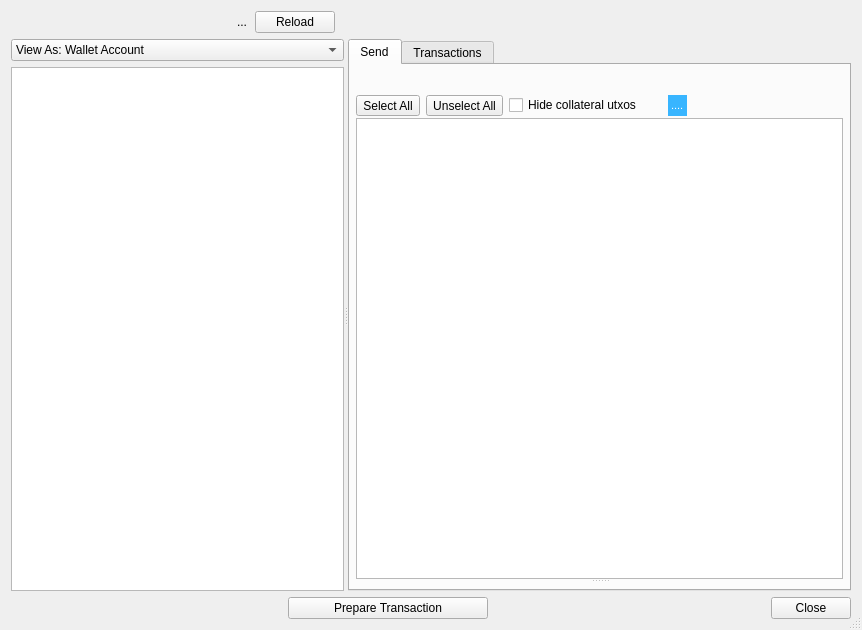
<?xml version="1.0" encoding="UTF-8"?>
<ui version="4.0">
 <class>SendPayoutDlg</class>
 <widget class="QDialog" name="SendPayoutDlg">
  <property name="geometry">
   <rect>
    <x>0</x>
    <y>0</y>
    <width>862</width>
    <height>630</height>
   </rect>
  </property>
  <property name="sizePolicy">
   <sizepolicy hsizetype="Preferred" vsizetype="Preferred">
    <horstretch>0</horstretch>
    <verstretch>0</verstretch>
   </sizepolicy>
  </property>
  <property name="windowTitle">
   <string>Dialog</string>
  </property>
  <property name="sizeGripEnabled">
   <bool>true</bool>
  </property>
  <property name="modal">
   <bool>true</bool>
  </property>
  <layout class="QVBoxLayout" name="verticalLayout">
   <item>
    <widget class="QWidget" name="pnl_input" native="true">
     <layout class="QVBoxLayout" name="verticalLayout_4">
      <property name="spacing">
       <number>0</number>
      </property>
      <property name="leftMargin">
       <number>0</number>
      </property>
      <property name="topMargin">
       <number>0</number>
      </property>
      <property name="rightMargin">
       <number>0</number>
      </property>
      <property name="bottomMargin">
       <number>0</number>
      </property>
      <item>
       <layout class="QHBoxLayout" name="lay_input">
        <property name="spacing">
         <number>8</number>
        </property>
        <item>
         <widget class="QStackedWidget" name="sw_address_source">
          <property name="sizePolicy">
           <sizepolicy hsizetype="Maximum" vsizetype="Maximum">
            <horstretch>0</horstretch>
            <verstretch>0</verstretch>
           </sizepolicy>
          </property>
          <property name="currentIndex">
           <number>0</number>
          </property>
          <widget class="QWidget" name="wdg_address_source_1">
           <property name="sizePolicy">
            <sizepolicy hsizetype="Maximum" vsizetype="Preferred">
             <horstretch>0</horstretch>
             <verstretch>0</verstretch>
            </sizepolicy>
           </property>
           <layout class="QHBoxLayout" name="horizontalLayout_6" stretch="0,0">
            <property name="spacing">
             <number>1</number>
            </property>
            <property name="leftMargin">
             <number>0</number>
            </property>
            <property name="topMargin">
             <number>0</number>
            </property>
            <property name="rightMargin">
             <number>0</number>
            </property>
            <property name="bottomMargin">
             <number>0</number>
            </property>
            <item>
             <spacer name="horizontalSpacer_6">
              <property name="orientation">
               <enum>Qt::Horizontal</enum>
              </property>
              <property name="sizeHint" stdset="0">
               <size>
                <width>40</width>
                <height>20</height>
               </size>
              </property>
             </spacer>
            </item>
            <item>
             <widget class="QLabel" name="lbl_hw_account_base_path">
              <property name="text">
               <string>...</string>
              </property>
             </widget>
            </item>
           </layout>
          </widget>
          <widget class="QWidget" name="wdg_address_source_2">
           <property name="sizePolicy">
            <sizepolicy hsizetype="Maximum" vsizetype="Preferred">
             <horstretch>0</horstretch>
             <verstretch>0</verstretch>
            </sizepolicy>
           </property>
           <layout class="QHBoxLayout" name="horizontalLayout_2">
            <property name="leftMargin">
             <number>0</number>
            </property>
            <property name="topMargin">
             <number>0</number>
            </property>
            <property name="rightMargin">
             <number>0</number>
            </property>
            <property name="bottomMargin">
             <number>0</number>
            </property>
            <item>
             <widget class="QLabel" name="lblSourceBip32Path">
              <property name="text">
               <string>BIP32 path</string>
              </property>
             </widget>
            </item>
            <item>
             <widget class="QLineEdit" name="edt_src_bip32_path">
              <property name="sizePolicy">
               <sizepolicy hsizetype="Fixed" vsizetype="Fixed">
                <horstretch>0</horstretch>
                <verstretch>0</verstretch>
               </sizepolicy>
              </property>
              <property name="maximumSize">
               <size>
                <width>100</width>
                <height>16777215</height>
               </size>
              </property>
              <property name="styleSheet">
               <string notr="true">background-color: lightgray;</string>
              </property>
              <property name="readOnly">
               <bool>true</bool>
              </property>
             </widget>
            </item>
            <item>
             <widget class="QToolButton" name="btn_src_bip32_path">
              <property name="toolTip">
               <string>Change BIP32 path</string>
              </property>
              <property name="text">
               <string>...</string>
              </property>
             </widget>
            </item>
            <item>
             <spacer name="horizontalSpacer_4">
              <property name="orientation">
               <enum>Qt::Horizontal</enum>
              </property>
              <property name="sizeHint" stdset="0">
               <size>
                <width>40</width>
                <height>20</height>
               </size>
              </property>
             </spacer>
            </item>
           </layout>
          </widget>
          <widget class="QWidget" name="wdg_address_source_3">
           <layout class="QHBoxLayout" name="horizontalLayout">
            <property name="leftMargin">
             <number>0</number>
            </property>
            <property name="topMargin">
             <number>0</number>
            </property>
            <property name="rightMargin">
             <number>0</number>
            </property>
            <property name="bottomMargin">
             <number>0</number>
            </property>
            <item>
             <widget class="QLabel" name="lbl_src_masternode">
              <property name="text">
               <string>Masternode</string>
              </property>
             </widget>
            </item>
            <item>
             <widget class="QComboBox" name="cbo_src_masternodes"/>
            </item>
            <item>
             <spacer name="horizontalSpacer_7">
              <property name="orientation">
               <enum>Qt::Horizontal</enum>
              </property>
              <property name="sizeHint" stdset="0">
               <size>
                <width>40</width>
                <height>20</height>
               </size>
              </property>
             </spacer>
            </item>
           </layout>
          </widget>
         </widget>
        </item>
        <item>
         <widget class="QPushButton" name="btnLoadTransactions">
          <property name="text">
           <string>Reload</string>
          </property>
          <property name="autoDefault">
           <bool>false</bool>
          </property>
         </widget>
        </item>
        <item>
         <spacer name="horizontalSpacer_5">
          <property name="orientation">
           <enum>Qt::Horizontal</enum>
          </property>
          <property name="sizeHint" stdset="0">
           <size>
            <width>40</width>
            <height>20</height>
           </size>
          </property>
         </spacer>
        </item>
       </layout>
      </item>
     </layout>
    </widget>
   </item>
   <item>
    <widget class="QWidget" name="widget" native="true">
     <property name="sizePolicy">
      <sizepolicy hsizetype="Preferred" vsizetype="MinimumExpanding">
       <horstretch>0</horstretch>
       <verstretch>0</verstretch>
      </sizepolicy>
     </property>
     <layout class="QVBoxLayout" name="verticalLayout_6">
      <property name="leftMargin">
       <number>0</number>
      </property>
      <property name="topMargin">
       <number>0</number>
      </property>
      <property name="rightMargin">
       <number>0</number>
      </property>
      <property name="bottomMargin">
       <number>0</number>
      </property>
      <item>
       <widget class="QSplitter" name="splitterMain">
        <property name="orientation">
         <enum>Qt::Horizontal</enum>
        </property>
        <property name="opaqueResize">
         <bool>true</bool>
        </property>
        <property name="childrenCollapsible">
         <bool>true</bool>
        </property>
        <widget class="QWidget" name="widget_2" native="true">
         <layout class="QVBoxLayout" name="verticalLayout_7">
          <item>
           <widget class="QComboBox" name="cbo_address_source_mode">
            <property name="sizePolicy">
             <sizepolicy hsizetype="Preferred" vsizetype="Fixed">
              <horstretch>0</horstretch>
              <verstretch>0</verstretch>
             </sizepolicy>
            </property>
            <property name="minimumSize">
             <size>
              <width>0</width>
              <height>0</height>
             </size>
            </property>
            <property name="maximumSize">
             <size>
              <width>16777215</width>
              <height>16777215</height>
             </size>
            </property>
            <item>
             <property name="text">
              <string>View As: Wallet Account</string>
             </property>
            </item>
            <item>
             <property name="text">
              <string>View As: BIP32 Path</string>
             </property>
            </item>
            <item>
             <property name="text">
              <string>View As: Masternode Address</string>
             </property>
            </item>
           </widget>
          </item>
          <item>
           <widget class="QStackedWidget" name="stackedWidget">
            <widget class="QWidget" name="page">
             <layout class="QVBoxLayout" name="verticalLayout_8">
              <property name="leftMargin">
               <number>0</number>
              </property>
              <property name="topMargin">
               <number>0</number>
              </property>
              <property name="rightMargin">
               <number>0</number>
              </property>
              <property name="bottomMargin">
               <number>0</number>
              </property>
              <item>
               <widget class="QListView" name="listWalletAccounts"/>
              </item>
             </layout>
            </widget>
            <widget class="QWidget" name="page_2"/>
           </widget>
          </item>
         </layout>
        </widget>
        <widget class="QWidget" name="widget_3" native="true">
         <layout class="QVBoxLayout" name="verticalLayout_9">
          <property name="leftMargin">
           <number>0</number>
          </property>
          <property name="topMargin">
           <number>0</number>
          </property>
          <property name="rightMargin">
           <number>0</number>
          </property>
          <property name="bottomMargin">
           <number>0</number>
          </property>
          <item>
           <widget class="QTabWidget" name="tabWidget">
            <property name="currentIndex">
             <number>0</number>
            </property>
            <widget class="QWidget" name="tab_send">
             <attribute name="title">
              <string>Send</string>
             </attribute>
             <layout class="QVBoxLayout" name="verticalLayout_5">
              <property name="leftMargin">
               <number>6</number>
              </property>
              <property name="topMargin">
               <number>6</number>
              </property>
              <property name="rightMargin">
               <number>6</number>
              </property>
              <property name="bottomMargin">
               <number>6</number>
              </property>
              <item>
               <widget class="QSplitter" name="splitter">
                <property name="orientation">
                 <enum>Qt::Vertical</enum>
                </property>
                <widget class="QWidget" name="main_widget" native="true">
                 <layout class="QVBoxLayout" name="verticalLayout_2">
                  <property name="spacing">
                   <number>2</number>
                  </property>
                  <property name="leftMargin">
                   <number>0</number>
                  </property>
                  <property name="topMargin">
                   <number>0</number>
                  </property>
                  <property name="rightMargin">
                   <number>0</number>
                  </property>
                  <property name="bottomMargin">
                   <number>0</number>
                  </property>
                  <item>
                   <widget class="QLabel" name="lbl_message_2">
                    <property name="text">
                     <string/>
                    </property>
                    <property name="openExternalLinks">
                     <bool>true</bool>
                    </property>
                    <property name="textInteractionFlags">
                     <set>Qt::LinksAccessibleByMouse|Qt::TextSelectableByMouse</set>
                    </property>
                   </widget>
                  </item>
                  <item>
                   <layout class="QHBoxLayout" name="horizontalLayout_4">
                    <property name="spacing">
                     <number>6</number>
                    </property>
                    <property name="topMargin">
                     <number>8</number>
                    </property>
                    <item>
                     <widget class="QToolButton" name="btnCheckAll">
                      <property name="toolTip">
                       <string/>
                      </property>
                      <property name="text">
                       <string>Select All</string>
                      </property>
                      <property name="iconSize">
                       <size>
                        <width>12</width>
                        <height>12</height>
                       </size>
                      </property>
                      <property name="toolButtonStyle">
                       <enum>Qt::ToolButtonTextBesideIcon</enum>
                      </property>
                     </widget>
                    </item>
                    <item>
                     <widget class="QToolButton" name="btnUncheckAll">
                      <property name="toolTip">
                       <string/>
                      </property>
                      <property name="text">
                       <string>Unselect All</string>
                      </property>
                      <property name="iconSize">
                       <size>
                        <width>12</width>
                        <height>12</height>
                       </size>
                      </property>
                      <property name="toolButtonStyle">
                       <enum>Qt::ToolButtonTextBesideIcon</enum>
                      </property>
                     </widget>
                    </item>
                    <item>
                     <widget class="QCheckBox" name="chbHideCollateralTx">
                      <property name="styleSheet">
                       <string notr="true"/>
                      </property>
                      <property name="text">
                       <string>Hide collateral utxos</string>
                      </property>
                     </widget>
                    </item>
                    <item>
                     <widget class="QLabel" name="lbl_message">
                      <property name="styleSheet">
                       <string notr="true">margin-left:20px;
font-size:11px;
background-color: rgb(56, 181, 255);
color: rgb(255, 255, 255);</string>
                      </property>
                      <property name="text">
                       <string>....</string>
                      </property>
                      <property name="wordWrap">
                       <bool>false</bool>
                      </property>
                      <property name="openExternalLinks">
                       <bool>true</bool>
                      </property>
                      <property name="textInteractionFlags">
                       <set>Qt::LinksAccessibleByMouse|Qt::TextSelectableByMouse</set>
                      </property>
                     </widget>
                    </item>
                    <item>
                     <spacer name="horizontalSpacer_3">
                      <property name="orientation">
                       <enum>Qt::Horizontal</enum>
                      </property>
                      <property name="sizeHint" stdset="0">
                       <size>
                        <width>40</width>
                        <height>20</height>
                       </size>
                      </property>
                     </spacer>
                    </item>
                   </layout>
                  </item>
                  <item>
                   <widget class="QTableView" name="tableView">
                    <property name="sizeAdjustPolicy">
                     <enum>QAbstractScrollArea::AdjustToContentsOnFirstShow</enum>
                    </property>
                    <property name="selectionBehavior">
                     <enum>QAbstractItemView::SelectRows</enum>
                    </property>
                    <property name="showGrid">
                     <bool>true</bool>
                    </property>
                    <property name="sortingEnabled">
                     <bool>false</bool>
                    </property>
                    <attribute name="verticalHeaderVisible">
                     <bool>false</bool>
                    </attribute>
                    <attribute name="verticalHeaderCascadingSectionResizes">
                     <bool>true</bool>
                    </attribute>
                    <attribute name="verticalHeaderHighlightSections">
                     <bool>false</bool>
                    </attribute>
                   </widget>
                  </item>
                 </layout>
                </widget>
                <widget class="QWidget" name="dest_widget1" native="true">
                 <property name="sizePolicy">
                  <sizepolicy hsizetype="Preferred" vsizetype="Expanding">
                   <horstretch>0</horstretch>
                   <verstretch>0</verstretch>
                  </sizepolicy>
                 </property>
                 <layout class="QVBoxLayout" name="verticalLayout_3">
                  <property name="leftMargin">
                   <number>0</number>
                  </property>
                  <property name="topMargin">
                   <number>0</number>
                  </property>
                  <property name="rightMargin">
                   <number>0</number>
                  </property>
                  <property name="bottomMargin">
                   <number>0</number>
                  </property>
                  <item>
                   <widget class="QFrame" name="dest_widget">
                    <property name="frameShape">
                     <enum>QFrame::StyledPanel</enum>
                    </property>
                   </widget>
                  </item>
                 </layout>
                </widget>
               </widget>
              </item>
             </layout>
            </widget>
            <widget class="QWidget" name="tab_transactions">
             <attribute name="title">
              <string>Transactions</string>
             </attribute>
             <layout class="QHBoxLayout" name="horizontalLayout_5">
              <property name="leftMargin">
               <number>6</number>
              </property>
              <property name="topMargin">
               <number>6</number>
              </property>
              <property name="rightMargin">
               <number>6</number>
              </property>
              <property name="bottomMargin">
               <number>6</number>
              </property>
              <item>
               <widget class="QTableView" name="tabViewTransactions"/>
              </item>
             </layout>
            </widget>
           </widget>
          </item>
         </layout>
        </widget>
       </widget>
      </item>
     </layout>
    </widget>
   </item>
   <item>
    <layout class="QHBoxLayout" name="horizontalLayout_3">
     <item>
      <spacer name="horizontalSpacer_2">
       <property name="orientation">
        <enum>Qt::Horizontal</enum>
       </property>
       <property name="sizeHint" stdset="0">
        <size>
         <width>40</width>
         <height>20</height>
        </size>
       </property>
      </spacer>
     </item>
     <item>
      <widget class="QPushButton" name="btnSend">
       <property name="sizePolicy">
        <sizepolicy hsizetype="Minimum" vsizetype="Minimum">
         <horstretch>0</horstretch>
         <verstretch>0</verstretch>
        </sizepolicy>
       </property>
       <property name="minimumSize">
        <size>
         <width>200</width>
         <height>0</height>
        </size>
       </property>
       <property name="maximumSize">
        <size>
         <width>200</width>
         <height>16777215</height>
        </size>
       </property>
       <property name="text">
        <string>Prepare Transaction</string>
       </property>
       <property name="autoDefault">
        <bool>false</bool>
       </property>
      </widget>
     </item>
     <item>
      <spacer name="horizontalSpacer">
       <property name="orientation">
        <enum>Qt::Horizontal</enum>
       </property>
       <property name="sizeHint" stdset="0">
        <size>
         <width>40</width>
         <height>20</height>
        </size>
       </property>
      </spacer>
     </item>
     <item alignment="Qt::AlignRight">
      <widget class="QPushButton" name="btnClose">
       <property name="sizePolicy">
        <sizepolicy hsizetype="Maximum" vsizetype="Fixed">
         <horstretch>0</horstretch>
         <verstretch>0</verstretch>
        </sizepolicy>
       </property>
       <property name="minimumSize">
        <size>
         <width>0</width>
         <height>0</height>
        </size>
       </property>
       <property name="layoutDirection">
        <enum>Qt::LeftToRight</enum>
       </property>
       <property name="text">
        <string>Close</string>
       </property>
       <property name="autoDefault">
        <bool>false</bool>
       </property>
      </widget>
     </item>
    </layout>
   </item>
  </layout>
 </widget>
 <resources/>
 <connections/>
</ui>
